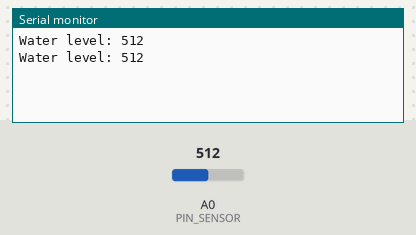
The sketch below on a simulated Arduino Uno, built with avr-gcc and run on an emulated ATmega328P. Shown: the last lines printed to the serial monitor. Inputs (shaded band) come from the test bench; at power-on: A0 (PIN_SENSOR) = 512.

Above: at 1.8 s.
1.9 s: A0 (PIN_SENSOR) set to 716
At 2.8 s:
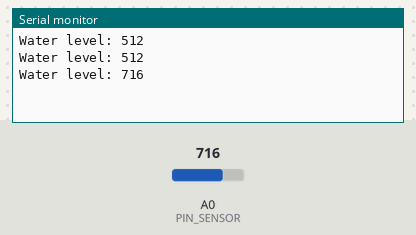
3.4 s: A0 (PIN_SENSOR) set to 900
At 4.9 s:
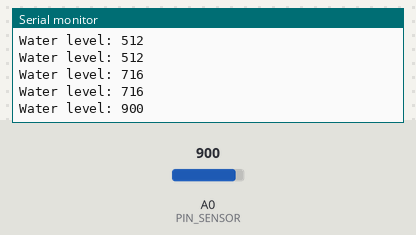
Timing chart, 0 to 6.4 s (numbered marks = the images above; inputs shaded):
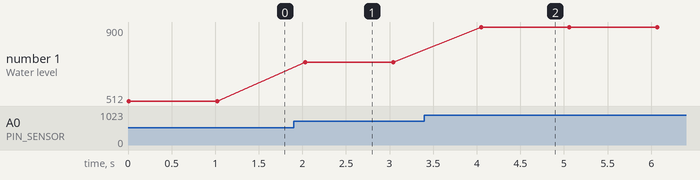

Measured:
- after the input at 1.9 s, the serial monitor: prints a new line after 0.13 s (image 1)
- after the input at 3.4 s, the serial monitor: prints a new line after 0.65 s (image 2)
- plotted number 1: 512 → 716 after the input at 1.9 s, 716 → 900 after the input at 3.4 s

The sketch:

Water_Level.ino
```cpp
/*
  Water Level sensor

  It turns on and off the sensor and prints on the serial monitor the level of water.

*/

#define PIN_POWER 7
#define PIN_SENSOR A0

int water = 0;

void setup() {
  // Set power pin as output to indicate when to turn on/off
  pinMode(PIN_POWER, OUTPUT);
  digitalWrite(PIN_POWER, LOW);

  Serial.begin(9600);
}

// Reads water level avoiding corrosion
int readWaterLevel() {
  // Turn sensor on
  digitalWrite(PIN_POWER, HIGH);
  delay(10);
  // Read sensor
  water = analogRead(PIN_SENSOR);
  // Turn sensor off
  digitalWrite(PIN_POWER, LOW);
  return water;
}

void loop() {
  // Read water level
  int level = readWaterLevel();

  Serial.print("Water level: ");
  Serial.println(level);

  delay(1000);
}
```
